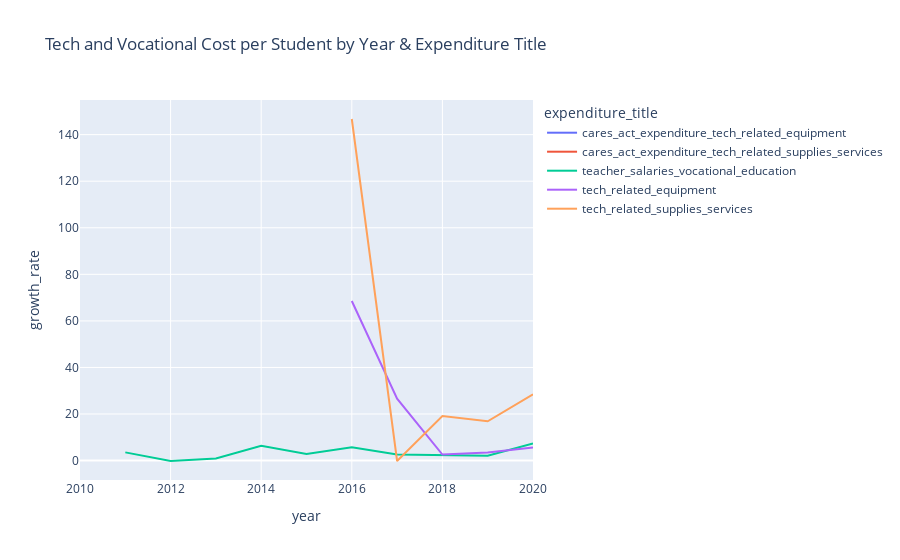

The code cell stored with this chart in its notebook:
### Code cell
# Create Line Chart for Cost per Student Expenses by Expenditure Title
tech_voc_cost_per_student_line_chart2 = px.line(yearly_trends_w_cost_per_student,
                                               x= 'year',
                                               y= 'growth_rate', 
                                               color='expenditure_title', 
                                               title= 'Tech and Vocational Cost per Student by Year & Expenditure Title')

tech_voc_cost_per_student_line_chart2.show()

### Figure 1 — Plotly figure (JSON) as saved in the notebook; plotly's stock layout.template omitted (floating-point values rounded to 4 significant figures)
{"data": [{"hovertemplate": "expenditure_title=cares_act_expenditure_tech_related_equipment<br>year=%{x}<br>growth_rate=%{y}<extra></extra>", "legendgroup": "cares_act_expenditure_tech_related_equipment", "line": {"color": "#636efa", "dash": "solid"}, "marker": {"symbol": "circle"}, "mode": "lines", "name": "cares_act_expenditure_tech_related_equipment", "orientation": "v", "showlegend": true, "type": "scatter", "x": [2020], "xaxis": "x", "y": [null], "yaxis": "y"}, {"hovertemplate": "expenditure_title=cares_act_expenditure_tech_related_supplies_services<br>year=%{x}<br>growth_rate=%{y}<extra></extra>", "legendgroup": "cares_act_expenditure_tech_related_supplies_services", "line": {"color": "#EF553B", "dash": "solid"}, "marker": {"symbol": "circle"}, "mode": "lines", "name": "cares_act_expenditure_tech_related_supplies_services", "orientation": "v", "showlegend": true, "type": "scatter", "x": [2020], "xaxis": "x", "y": [null], "yaxis": "y"}, {"hovertemplate": "expenditure_title=teacher_salaries_vocational_education<br>year=%{x}<br>growth_rate=%{y}<extra></extra>", "legendgroup": "teacher_salaries_vocational_education", "line": {"color": "#00cc96", "dash": "solid"}, "marker": {"symbol": "circle"}, "mode": "lines", "name": "teacher_salaries_vocational_education", "orientation": "v", "showlegend": true, "type": "scatter", "x": [2010, 2011, 2012, 2013, 2014, 2015, 2016, 2017, 2018, 2019, 2020], "xaxis": "x", "y": [null, 3.535, -0.1422, 0.9514, 6.318, 2.89, 5.684, 2.655, 2.251, 2.112, 7.354], "yaxis": "y"}, {"hovertemplate": "expenditure_title=tech_related_equipment<br>year=%{x}<br>growth_rate=%{y}<extra></extra>", "legendgroup": "tech_related_equipment", "line": {"color": "#ab63fa", "dash": "solid"}, "marker": {"symbol": "circle"}, "mode": "lines", "name": "tech_related_equipment", "orientation": "v", "showlegend": true, "type": "scatter", "x": [2015, 2016, 2017, 2018, 2019, 2020], "xaxis": "x", "y": [null, 68.56, 26.59, 2.576, 3.475, 5.579], "yaxis": "y"}, {"hovertemplate": "expenditure_title=tech_related_supplies_services<br>year=%{x}<br>growth_rate=%{y}<extra></extra>", "legendgroup": "tech_related_supplies_services", "line": {"color": "#FFA15A", "dash": "solid"}, "marker": {"symbol": "circle"}, "mode": "lines", "name": "tech_related_supplies_services", "orientation": "v", "showlegend": true, "type": "scatter", "x": [2015, 2016, 2017, 2018, 2019, 2020], "xaxis": "x", "y": [null, 146.7, -0.171, 19.1, 16.9, 28.47], "yaxis": "y"}], "layout": {"legend": {"title": {"text": "expenditure_title"}, "tracegroupgap": 0}, "title": {"text": "Tech and Vocational Cost per Student by Year & Expenditure Title"}, "xaxis": {"anchor": "y", "domain": [0, 1], "title": {"text": "year"}}, "yaxis": {"anchor": "x", "domain": [0, 1], "title": {"text": "growth_rate"}}}}
